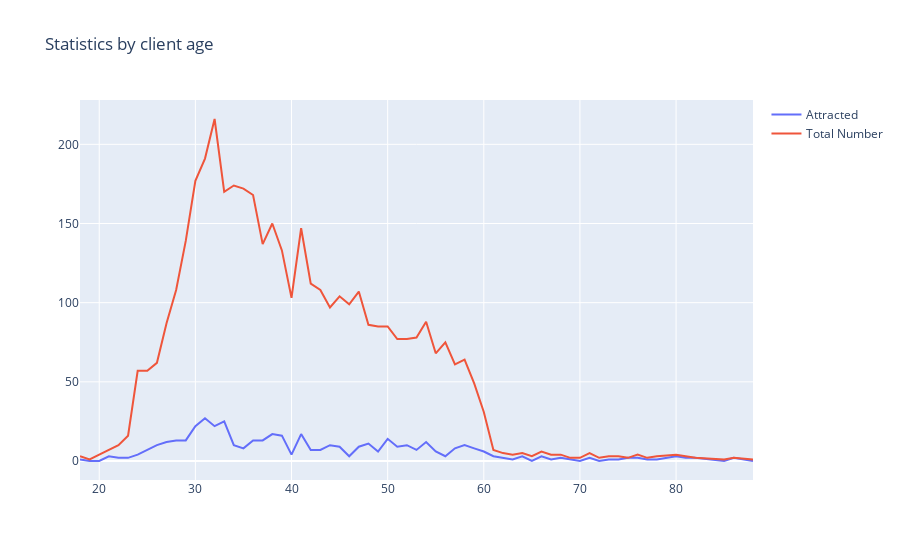

The notebook cell saved with this chart:
### Code cell
trace0 = go.Scatter(x=age_df.index, y=age_df["Attracted"], name="Attracted")
trace1 = go.Scatter(x=age_df.index, y=age_df["Total Number"], name="Total Number")

data = [trace0, trace1]
layout = {"title": "Statistics by client age"}

fig = go.Figure(data=data, layout=layout)

iplot(fig, show_link=False)
plt.savefig('InteractiveLinePlot')

### Figure 1 — Plotly figure (JSON) as saved in the notebook; plotly's stock layout.template omitted (floating-point values rounded to 4 significant figures)
{"data": [{"name": "Attracted", "type": "scatter", "x": [18, 19, 20, 21, 22, 23, 24, 25, 26, 27, 28, 29, 30, 31, 32, 33, 34, 35, 36, 37, 38, 39, 40, 41, 42, 43, 44, 45, 46, 47, 48, 49, 50, 51, 52, 53, 54, 55, 56, 57, 58, 59, 60, 61, 62, 63, 64, 65, 66, 67, 68, 69, 70, 71, 72, 73, 74, 75, 76, 77, 78, 80, 81, 82, 85, 86, 88], "y": [1, 0, 0, 3, 2, 2, 4, 7, 10, 12, 13, 13, 22, 27, 22, 25, 10, 8, 13, 13, 17, 16, 4, 17, 7, 7, 10, 9, 3, 9, 11, 6, 14, 9, 10, 7, 12, 6, 3, 8, 10, 8, 6, 3, 2, 1, 3, 0, 3, 1, 2, 1, 0, 2, 0, 1, 1, 2, 2, 1, 1, 3, 2, 2, 0, 2, 0]}, {"name": "Total Number", "type": "scatter", "x": [18, 19, 20, 21, 22, 23, 24, 25, 26, 27, 28, 29, 30, 31, 32, 33, 34, 35, 36, 37, 38, 39, 40, 41, 42, 43, 44, 45, 46, 47, 48, 49, 50, 51, 52, 53, 54, 55, 56, 57, 58, 59, 60, 61, 62, 63, 64, 65, 66, 67, 68, 69, 70, 71, 72, 73, 74, 75, 76, 77, 78, 80, 81, 82, 85, 86, 88], "y": [3, 1, 4, 7, 10, 16, 57, 57, 62, 87, 108, 139, 177, 191, 216, 170, 174, 172, 168, 137, 150, 133, 103, 147, 112, 108, 97, 104, 99, 107, 86, 85, 85, 77, 77, 78, 88, 68, 75, 61, 64, 49, 31, 7, 5, 4, 5, 3, 6, 4, 4, 2, 2, 5, 2, 3, 3, 2, 4, 2, 3, 4, 3, 2, 1, 2, 1]}], "layout": {"title": {"text": "Statistics by client age"}}}
